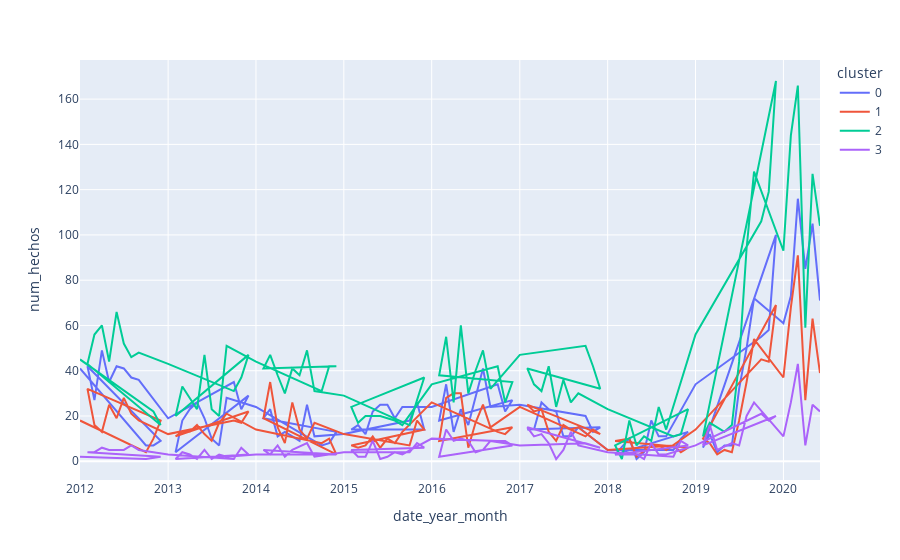

Notebook code for this chart:
### Code cell
fig = px.line(df_conteo2, x = "date_year_month", y="num_hechos", title='', color = 'cluster')
fig.show()
